Frame 1 (no input): blank canvas, image omitted
Frame 60 (no input): blank canvas, image omitted
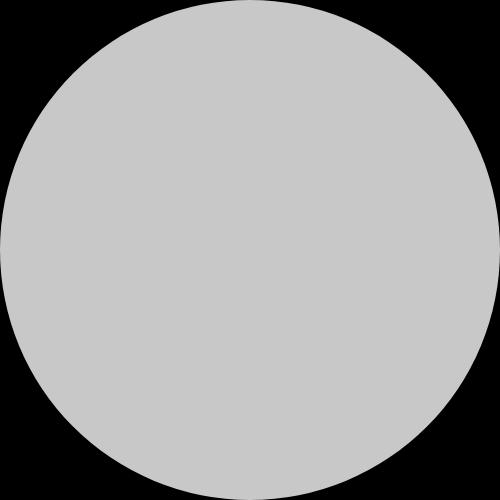
Frame 120 (the mouse pressed at the canvas centre since frame 60)

The p5.js sketch whose frames 1 and 60 were blank and that drew this single picture after the mouse press (run headless with seeded random() and noise() and a simulated clock; from frame 60 on, the mouse is pressed at the canvas centre):

// p5.js sketch
// ── sketch.js
let frames; // los fotogramas
let span, current;

function setup() {
  frames = [];
  span = 500 ;
  current = 0;

  createCanvas(500, 500);

  background(0);
  stroke(200);
  strokeWeight(500);

  for (let i = 0; i < span; i++) {
    let img = get();
    frames.push(img);
  }
}

function draw() {
  background(frames[current]);

  if (mouseIsPressed) {
    line(pmouseX, pmouseY, mouseX, mouseY);
  }

  frames[current] = get();
  current++;
  current %= span;
}
